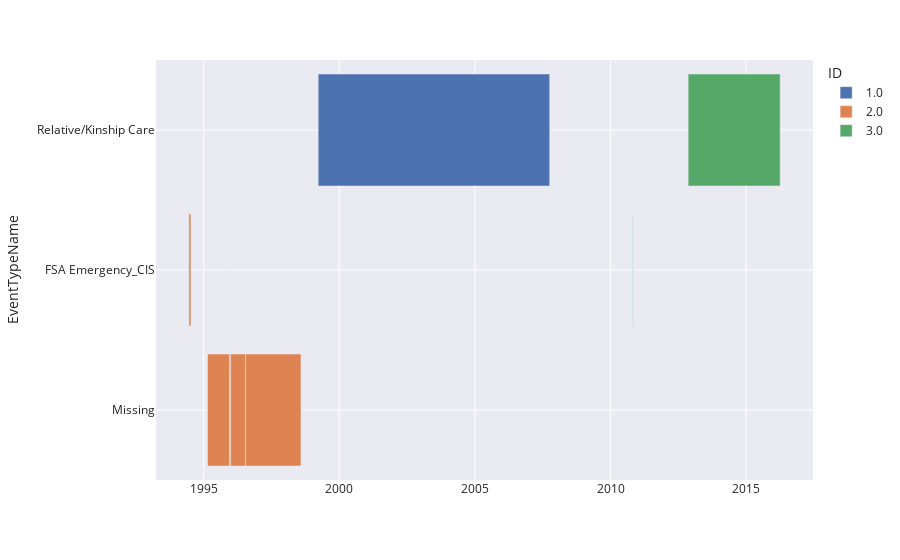

The code cell stored with this chart in its notebook:
### Code cell
fig = px.timeline(df9, x_start="Start", x_end="Finish", y="EventTypeName", color="ID")
fig.update_yaxes(autorange="reversed")
fig.show()

### Figure 1 — Plotly figure (JSON) as saved in the notebook; plotly's stock layout.template omitted (floating-point values rounded to 4 significant figures)
{"data": [{"alignmentgroup": "True", "base": ["1999-03-23"], "hovertemplate": "ID=1.0<br>Start=%{base}<br>Finish=%{x}<br>EventTypeName=%{y}<extra></extra>", "legendgroup": "1.0", "marker": {"color": "rgb(76,114,176)", "pattern": {"shape": ""}}, "name": "1.0", "offsetgroup": "1.0", "orientation": "h", "showlegend": true, "textposition": "auto", "type": "bar", "x": [269395200000], "xaxis": "x", "y": ["Relative/Kinship Care"], "yaxis": "y"}, {"alignmentgroup": "True", "base": ["1995-12-15", "1995-12-30", "1995-12-16", "1995-02-21", "1994-06-15", "1996-07-18"], "hovertemplate": "ID=2.0<br>Start=%{base}<br>Finish=%{x}<br>EventTypeName=%{y}<extra></extra>", "legendgroup": "2.0", "marker": {"color": "rgb(221,132,82)", "pattern": {"shape": ""}}, "name": "2.0", "offsetgroup": "2.0", "orientation": "h", "showlegend": true, "textposition": "auto", "type": "bar", "x": [86400000, 17280000000, 1123200000, 25574400000, 2419200000, 64454400000], "xaxis": "x", "y": ["FSA Emergency_CIS", "Missing", "Missing", "Missing", "FSA Emergency_CIS", "Missing"], "yaxis": "y"}, {"alignmentgroup": "True", "base": ["2010-10-29", "2012-11-12", "2010-10-26"], "hovertemplate": "ID=3.0<br>Start=%{base}<br>Finish=%{x}<br>EventTypeName=%{y}<extra></extra>", "legendgroup": "3.0", "marker": {"color": "rgb(85,168,104)", "pattern": {"shape": ""}}, "name": "3.0", "offsetgroup": "3.0", "orientation": "h", "showlegend": true, "textposition": "auto", "type": "bar", "x": [259200000, 107049600000, 259200000], "xaxis": "x", "y": ["FSA Emergency_CIS", "Relative/Kinship Care", "FSA Emergency_CIS"], "yaxis": "y"}], "layout": {"barmode": "overlay", "legend": {"title": {"text": "ID"}, "tracegroupgap": 0}, "margin": {"t": 60}, "xaxis": {"anchor": "y", "domain": [0, 1], "type": "date"}, "yaxis": {"anchor": "x", "autorange": "reversed", "domain": [0, 1], "title": {"text": "EventTypeName"}}}}
